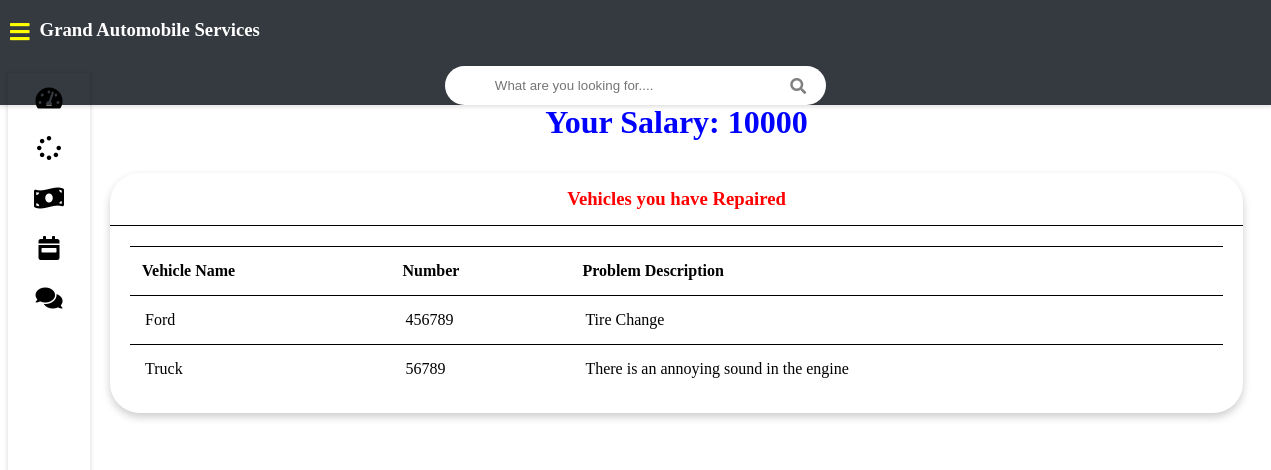
Screenshot of /mechanic-salary (signed in) with the database file from the repository.
### vehicle/models.py (models this page shows, shortened)
class Mechanic(models.Model):
    user            = models.OneToOneField(User, on_delete=models.CASCADE)
    profile_pic     = models.ImageField(upload_to = 'profile_pic/MechanicProfilePic/', null=True , blank=True )
    address         = models.CharField(max_length=40)
    mobile          = models.CharField(max_length=20, null=False)
    skill           = models.CharField(max_length=500, null=True)
    salary          = models.PositiveIntegerField(null=True)
    status          = models.BooleanField(default=False)

class Request(models.Model):
    cat         = (('two wheeler with gear','two wheeler with gear'),('two wheeler without gear','two wheeler without gear'),('three wheeler','three wheeler'),('four wheeler','four wheeler'))
    category    = models.CharField(max_length=50, choices=cat)
    vehicle_no      = models.PositiveIntegerField(null=False)
    vehicle_name    = models.CharField(max_length=40, null=False)
    vehicle_model   = models.CharField(max_length=40, null=False)
    vehicle_brand   = models.CharField(max_length=40, null=False)
    problem_description     = models.CharField(max_length=500, null=False)
    date                    = models.DateField(auto_now=True)
    cost                    = models.PositiveIntegerField(null=True)
    customer        = models.ForeignKey('Customer', on_delete=models.CASCADE, null=True)
    mechanic        = models.ForeignKey('Mechanic', on_delete=models.CASCADE, null=True)
    stat       = (('Pending','Pending'),('Approved','Approved'),('Repairing','Repairing'),('Repairing Done','Repairing Done'),('Released','Released'))
    status     = models.CharField(max_length=50, choices=stat, default='Pending', null=True)

### vehicle/views.py (the view)
# urls.py: path('mechanic-salary', views.mechanic_salary_view, name='mechanic-salary'),
@login_required(login_url='mechaniclogin')
@user_passes_test(is_mechanic)
def mechanic_salary_view(request):
    mechanic            = models.Mechanic.objects.get(user_id=request.user.id)
    workdone            = models.Request.objects.all().filter(mechanic_id=mechanic.id).filter(Q(status='Repairing Done') | Q(status='Released'))
    return render(request, 'vehicle/mechanic/mechanic_salary.html', {'workdone':workdone, 'mechanic':mechanic})

### vehicle/views.py (called while the page is built)
def is_mechanic(user):
    return user.groups.filter(name='MECHANIC').exists()

### templates/vehicle/mechanic/mechanic_salary.html
{% extends 'vehicle/mechanic/mechanicbase.html' %}
{% block content %}
{% load static %}
<div class="wrapper">
    <h1 style="text-align:center;color:blue;">Your Salary: {{mechanic.salary}}</h1>
    <div class="row">
        <div class="col-12 col-m-12 col-sm-12">
            <div class="card">
                <div class="card-header">
                    <h3 style="color:red; text-align:center">Vehicles you have Repaired </h3>
                </div>
                <div class="card-content">
                    <table>
                        <thead>
                            <tr>
                                <th>Vehicle Name</th>
                                <th>Number</th>
                                <th>Problem Description</th>
                            </tr>
                        </thead>
                        <tbody>
                            {% for w in workdone %}
                            <tr>
                                <td>{{w.vehicle_name}}</td>
                                <td>{{w.vehicle_no}}</td>
                                <td>{{w.problem_description}}</td>
                            </tr>
                            {% endfor %}
                        </tbody>
                    </table>
                </div>
            </div>
        </div>
    </div>
</div>
{% endblock content %}

### static/style.css (style rules this page uses)
* { box-sizing: border-box; }
[class*="col-"] { padding: 10px; }
@media only screen and (min-width: 600px) { .col-sm-12 { width: 100%; } }
@media only screen and (min-width: 768px) { .col-m-12 { width: 100%; } }
@media only screen and (min-width: 992px) { .col-12 { width: 100%; } }
.card { color: #343a40!; border-radius: 30px; margin-bottom: 10px; box-shadow: 0 4px 8px 0 rgba(0,0,0,0.2); }
.card-header { padding: 15px 30px; border-bottom: 1px solid ; position: relative; }
.card-header h3 { margin: 0; }
.card-content { padding: 20px; overflow-x: auto; }
table { border-collapse: collapse; width: 100%; }
table td { border-top: 1px solid black; padding: 15px; }
table th { border-top: 1px solid black; border-bottom: 1px solid black; padding: 15px 12px; text-align: left; }
.row { display: flex; flex-wrap: wrap; flex-direction: row; }
.row:after, .row:before { box-sizing: border-box; }
.wrapper { padding: 10px; margin-left: 82px; padding-top: 75px; background: white; transition: margin-left .5s; }

### rows the page displays
Mechanic: salary "10000"
Request: vehicle_name "Ford", vehicle_no "456789", problem_description "Tire Change"
Request: vehicle_name "Truck", vehicle_no "56789", problem_description "There is an annoying sound in the engine"
